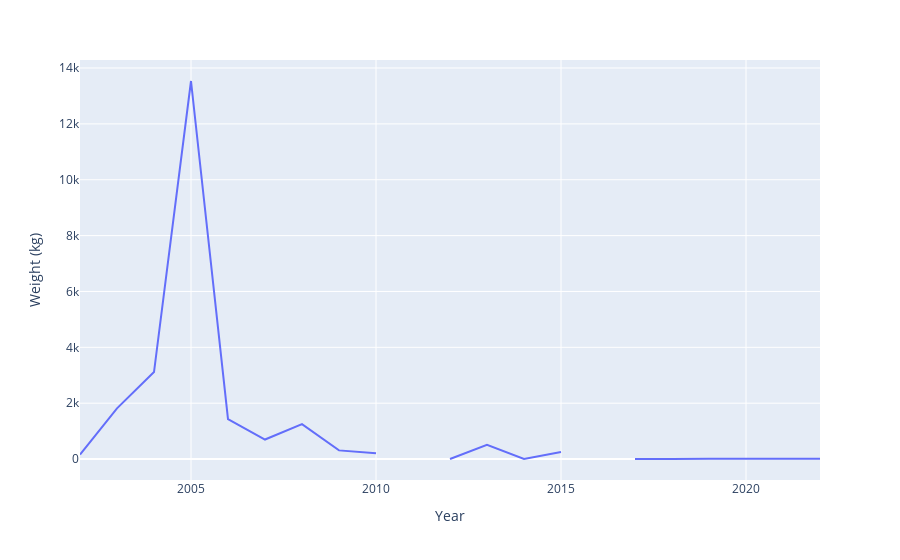

The cell this chart's notebook holds for it:
### Code cell
#Plotting historical exports based on weight in kg
figChinaExWeight = px.line(exportData, x='Year', y='Weight (kg)') 
figChinaExWeight

### Figure 1 — Plotly figure (JSON) as saved in the notebook; plotly's stock layout.template omitted (floating-point values rounded to 4 significant figures)
{"data": [{"hovertemplate": "Year=%{x}<br>Weight (kg)=%{y}<extra></extra>", "legendgroup": "", "line": {"color": "#636efa", "dash": "solid"}, "marker": {"symbol": "circle"}, "mode": "lines", "name": "", "orientation": "v", "showlegend": false, "type": "scatter", "x": [2022, 2021, 2020, 2019, 2018, 2017, 2016, 2015, 2014, 2013, 2012, 2011, 2010, 2009, 2008, 2007, 2006, 2005, 2004, 2003, 2002], "xaxis": "x", "y": [13.97, 18.1, 16.85, 6.857, 3.289, 2.011, null, 251.0, 4, 508, 3, null, 204, 310, 1248, 699, 1426, 13535, 3114, 1815, 163], "yaxis": "y"}], "layout": {"legend": {"tracegroupgap": 0}, "margin": {"t": 60}, "xaxis": {"anchor": "y", "domain": [0, 1], "title": {"text": "Year"}}, "yaxis": {"anchor": "x", "domain": [0, 1], "title": {"text": "Weight (kg)"}}}}
